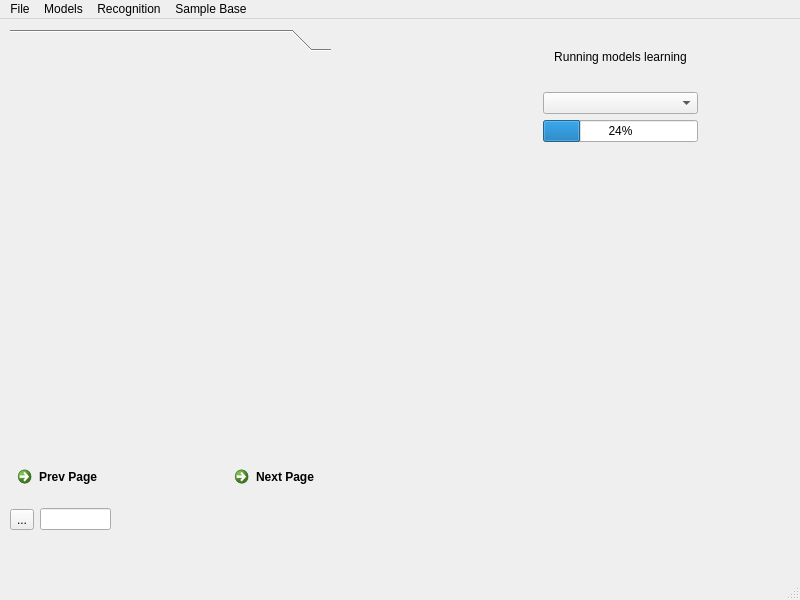
<?xml version="1.0" encoding="UTF-8"?>
<ui version="4.0">
 <class>MainWindow</class>
 <widget class="QMainWindow" name="MainWindow">
  <property name="geometry">
   <rect>
    <x>0</x>
    <y>0</y>
    <width>800</width>
    <height>600</height>
   </rect>
  </property>
  <property name="windowTitle">
   <string>MainWindow</string>
  </property>
  <widget class="QWidget" name="centralwidget">
   <widget class="QWidget" name="verticalLayoutWidget_2">
    <property name="geometry">
     <rect>
      <x>10</x>
      <y>440</y>
      <width>428</width>
      <height>80</height>
     </rect>
    </property>
    <layout class="QHBoxLayout" name="horizontalLayout">
     <item>
      <widget class="QCommandLinkButton" name="commandLinkButton_prev_models">
       <property name="text">
        <string>Prev Page</string>
       </property>
      </widget>
     </item>
     <item>
      <widget class="QCommandLinkButton" name="commandLinkButton_next_models">
       <property name="text">
        <string>Next Page</string>
       </property>
      </widget>
     </item>
    </layout>
   </widget>
   <widget class="QWidget" name="horizontalLayoutWidget">
    <property name="geometry">
     <rect>
      <x>10</x>
      <y>480</y>
      <width>101</width>
      <height>41</height>
     </rect>
    </property>
    <layout class="QHBoxLayout" name="horizontalLayout_2">
     <item>
      <widget class="QToolButton" name="toolButton_refresh">
       <property name="text">
        <string>...</string>
       </property>
      </widget>
     </item>
     <item>
      <widget class="QLineEdit" name="lineEdit_act_page">
       <property name="enabled">
        <bool>true</bool>
       </property>
       <property name="readOnly">
        <bool>true</bool>
       </property>
      </widget>
     </item>
    </layout>
   </widget>
   <widget class="QToolBox" name="models_list">
    <property name="geometry">
     <rect>
      <x>10</x>
      <y>10</y>
      <width>321</width>
      <height>421</height>
     </rect>
    </property>
    <property name="currentIndex">
     <number>0</number>
    </property>
    <property name="tabSpacing">
     <number>6</number>
    </property>
    <widget class="QWidget" name="page1">
     <property name="geometry">
      <rect>
       <x>0</x>
       <y>0</y>
       <width>321</width>
       <height>390</height>
      </rect>
     </property>
     <attribute name="label">
      <string/>
     </attribute>
    </widget>
   </widget>
   <widget class="QWidget" name="gridLayoutWidget">
    <property name="geometry">
     <rect>
      <x>460</x>
      <y>8</y>
      <width>321</width>
      <height>115</height>
     </rect>
    </property>
    <layout class="QGridLayout" name="gridLayout_learning_models">
     <item row="0" column="0" colspan="4">
      <widget class="QLabel" name="label_learning_models">
       <property name="text">
        <string>Running models learning</string>
       </property>
       <property name="alignment">
        <set>Qt::AlignCenter</set>
       </property>
      </widget>
     </item>
     <item row="1" column="1" colspan="2">
      <widget class="QComboBox" name="comboBox_learning_models"/>
     </item>
     <item row="2" column="1" colspan="2">
      <widget class="QProgressBar" name="progressBar">
       <property name="value">
        <number>24</number>
       </property>
      </widget>
     </item>
    </layout>
   </widget>
  </widget>
  <widget class="QMenuBar" name="menubar">
   <property name="geometry">
    <rect>
     <x>0</x>
     <y>0</y>
     <width>800</width>
     <height>27</height>
    </rect>
   </property>
   <property name="defaultUp">
    <bool>false</bool>
   </property>
   <property name="nativeMenuBar">
    <bool>true</bool>
   </property>
   <widget class="QMenu" name="menuPlik">
    <property name="title">
     <string>File</string>
    </property>
    <addaction name="separator"/>
    <addaction name="actionRead_Configuration_File"/>
    <addaction name="actionSave_Configuration_File"/>
    <addaction name="actionAdd_Configuration_Parameter"/>
   </widget>
   <widget class="QMenu" name="menuModele">
    <property name="title">
     <string>Models</string>
    </property>
    <addaction name="action_CreateModel"/>
    <addaction name="action_ModelLearning"/>
   </widget>
   <widget class="QMenu" name="menuRozpoznawanie">
    <property name="title">
     <string>Recognition</string>
    </property>
    <addaction name="actionVerification"/>
   </widget>
   <widget class="QMenu" name="menuBaza_pr_bek">
    <property name="title">
     <string>Sample Base</string>
    </property>
    <addaction name="actionView_sample_base"/>
   </widget>
   <addaction name="menuPlik"/>
   <addaction name="menuModele"/>
   <addaction name="menuRozpoznawanie"/>
   <addaction name="menuBaza_pr_bek"/>
  </widget>
  <widget class="QStatusBar" name="statusbar"/>
  <action name="action_CreateModel">
   <property name="text">
    <string>Model Creation</string>
   </property>
  </action>
  <action name="action_ModelLearning">
   <property name="text">
    <string>Model Learning</string>
   </property>
  </action>
  <action name="action_RecordFromFileIdentification">
   <property name="text">
    <string>Record from file</string>
   </property>
  </action>
  <action name="actionRead_Configuration_File">
   <property name="text">
    <string>Read Configuration File</string>
   </property>
  </action>
  <action name="actionSave_Configuration_File">
   <property name="text">
    <string>Save Configuration File</string>
   </property>
  </action>
  <action name="actionAdd_Configuration_Parameter">
   <property name="text">
    <string>Add Configuration Parameter</string>
   </property>
  </action>
  <action name="actionVerification">
   <property name="text">
    <string>Verification</string>
   </property>
  </action>
  <action name="actionView_sample_base">
   <property name="text">
    <string>View sample base</string>
   </property>
  </action>
 </widget>
 <tabstops>
  <tabstop>commandLinkButton_prev_models</tabstop>
  <tabstop>commandLinkButton_next_models</tabstop>
  <tabstop>toolButton_refresh</tabstop>
  <tabstop>lineEdit_act_page</tabstop>
 </tabstops>
 <resources/>
 <connections/>
</ui>
